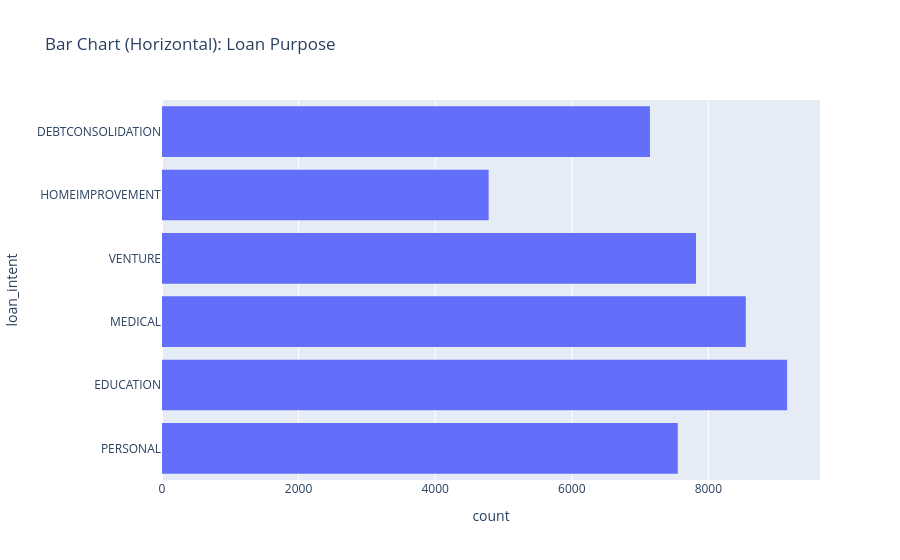

This figure's notebook cell:
### Code cell
fig_bar = px.histogram(
    df, y="loan_intent", title="Bar Chart (Horizontal): Loan Purpose"
)
fig_bar.show()

### Figure 1 — Plotly figure (JSON) as saved in the notebook; plotly's stock layout.template omitted (floating-point values rounded to 4 significant figures; data arrays with more than 128 entries replaced by an {"elided": "..."} marker saying what was removed)
{"data": [{"bingroup": "y", "hovertemplate": "count=%{x}<br>loan_intent=%{y}<extra></extra>", "legendgroup": "", "marker": {"color": "#636efa", "pattern": {"shape": ""}}, "name": "", "orientation": "h", "showlegend": false, "type": "histogram", "xaxis": "x", "y": {"elided": "45000 str values"}, "yaxis": "y"}], "layout": {"barmode": "relative", "legend": {"tracegroupgap": 0}, "title": {"text": "Bar Chart (Horizontal): Loan Purpose"}, "xaxis": {"anchor": "y", "domain": [0.0, 1.0], "title": {"text": "count"}}, "yaxis": {"anchor": "x", "domain": [0.0, 1.0], "title": {"text": "loan_intent"}}}}
